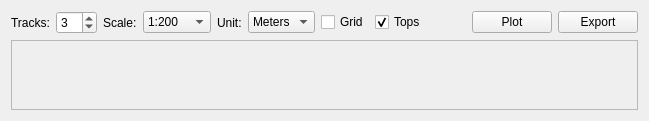
<widget class="QWidget" name="wellLogViewerTab">
<layout class="QVBoxLayout" name="logViewerVLayout">
<item><layout class="QHBoxLayout" name="logViewerToolbar">
<item><widget class="QLabel" name="tracksLbl">
<property name="text"><string>Tracks:</string></property>
</widget></item>
<item><widget class="QSpinBox" name="tracksSpin">
<property name="minimum"><number>1</number></property>
<property name="maximum"><number>12</number></property>
<property name="value"><number>3</number></property>
<property name="toolTip"><string>Number of log tracks</string></property>
</widget></item>
<item><widget class="QLabel" name="depthScaleLbl">
<property name="text"><string>Scale:</string></property>
</widget></item>
<item><widget class="QComboBox" name="depthScaleCombo">
<property name="toolTip"><string>Depth scale</string></property>
<item><property name="text"><string>1:200</string></property></item>
<item><property name="text"><string>1:500</string></property></item>
<item><property name="text"><string>1:1000</string></property></item>
<item><property name="text"><string>1:2000</string></property></item>
<item><property name="text"><string>1:5000</string></property></item>
</widget></item>
<item><widget class="QLabel" name="depthUnitLbl">
<property name="text"><string>Unit:</string></property>
</widget></item>
<item><widget class="QComboBox" name="depthUnitCombo">
<property name="toolTip"><string>Depth unit</string></property>
<item><property name="text"><string>Meters</string></property></item>
<item><property name="text"><string>Feet</string></property></item>
</widget></item>
<item><widget class="QCheckBox" name="showGridChk">
<property name="text"><string>Grid</string></property>
<property name="toolTip"><string>Show depth grid</string></property>
</widget></item>
<item><widget class="QCheckBox" name="showTopsChk">
<property name="text"><string>Tops</string></property>
<property name="checked"><bool>true</bool></property>
<property name="toolTip"><string>Show formation tops</string></property>
</widget></item>
<item><spacer><property name="orientation"><enum>Qt::Horizontal</enum></property><property name="sizeHint" stdset="0"><size><width>40</width><height>20</height></size></property></spacer></item>
<item><widget class="QPushButton" name="plotLogsBtn">
<property name="text"><string>Plot</string></property>
<property name="toolTip"><string>Plot well logs</string></property>
</widget></item>
<item><widget class="QPushButton" name="exportLogsBtn">
<property name="text"><string>Export</string></property>
<property name="toolTip"><string>Export log plot as image</string></property>
</widget></item>
</layout></item>
<item><widget class="QScrollArea" name="logViewerScrollArea">
<property name="widgetResizable"><bool>true</bool></property>
<widget class="QWidget" name="logViewerCanvasWidget">
<property name="sizePolicy"><sizepolicy hsizetype="Expanding" vsizetype="Expanding"><horstretch>0</horstretch><verstretch>0</verstretch></sizepolicy></property>
</widget>
</widget></item>
</layout>
<attribute name="title"><string>Well Log Viewer</string></attribute></widget>
